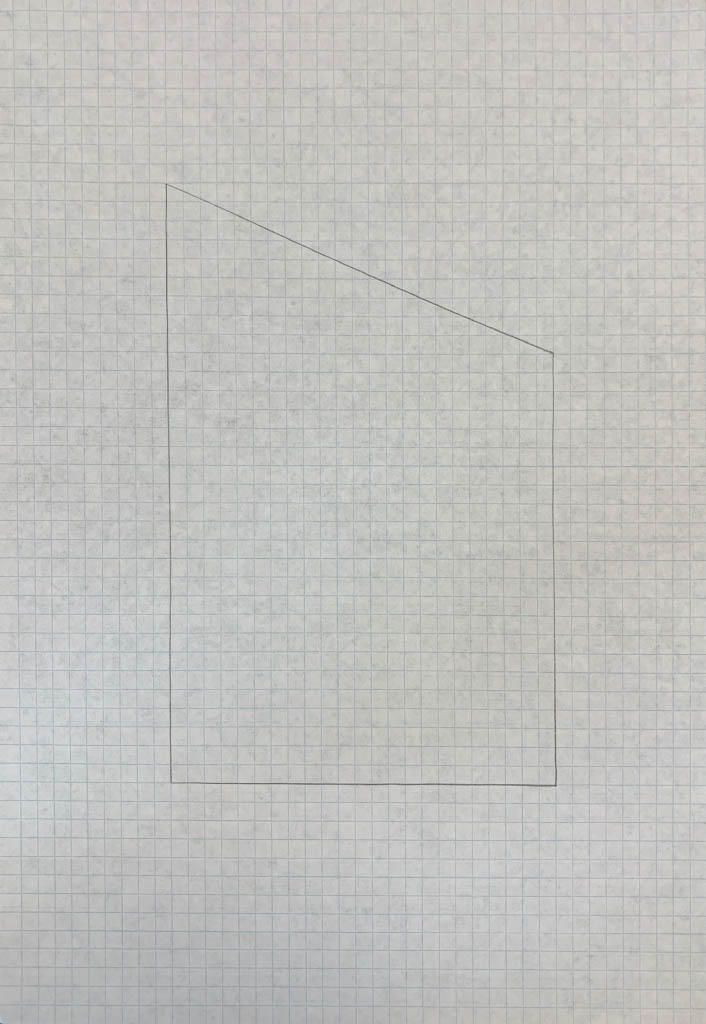
#> input picture Images/Test Images/pattern1.jpg, 706 x 1024 px, found by its file name
$ python resemble.py
#> lines starting #> are read from the running program, lines starting #| are printed output that depends on the picture; after the words box and inside, x2 and y2 are one past the last pixel; in counts of white or black regions, pixels touching at a corner belong together
import cv2
import imutils
from imutils import contours
import numpy as np
from skimage.metrics import structural_similarity
import skimage.segmentation

img = cv2.imread('pattern1.jpg')
#> img is the input picture: shape (1024, 706, 3); mean B, G, R 190.6, 193.4, 193.3
img2 = cv2.imread('pattern2(1).jpg')
img3 = cv2.imread('y.jpg')
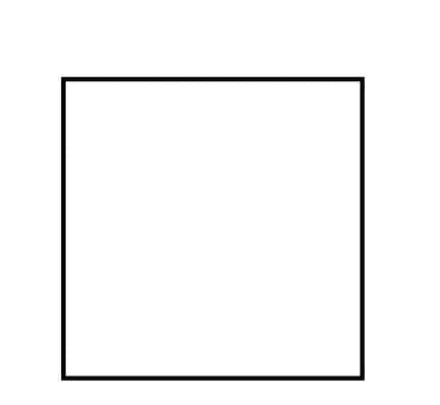
#> input picture Images/Test Images/y.jpg, 440 x 405 px, found by its file name
#> img3 is the input picture: shape (405, 440, 3); min 0, max 255, mean 247.4

# [6 lines of commented-out code are left out]

edges = cv2.Canny(image=img2, threshold1=100, threshold2=200)
edges2 = cv2.Canny(image=img, threshold1=100, threshold2=200)
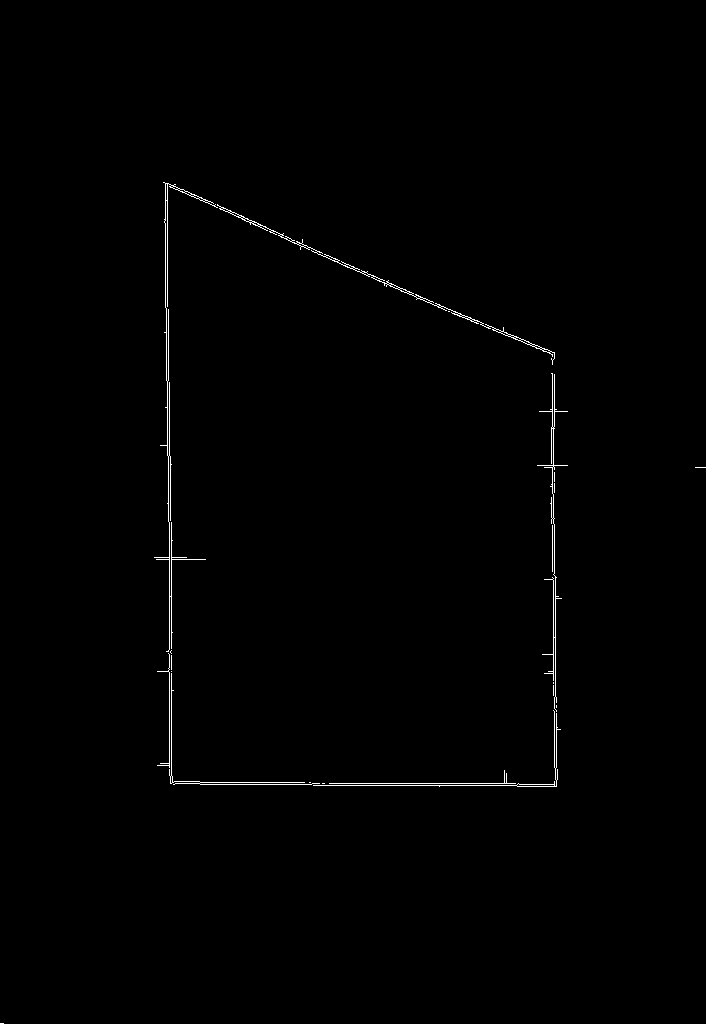
#> edges2: shape (1024, 706); 0.54% white in thin lines or dots, all inside (x1, y1, x2, y2) = (0, 182, 706, 1024)

# [14 lines of commented-out code are left out]

before_gray = cv2.cvtColor(img, cv2.COLOR_BGR2GRAY)
#> (the run stopped early here; a loop or call above may not have finished)
